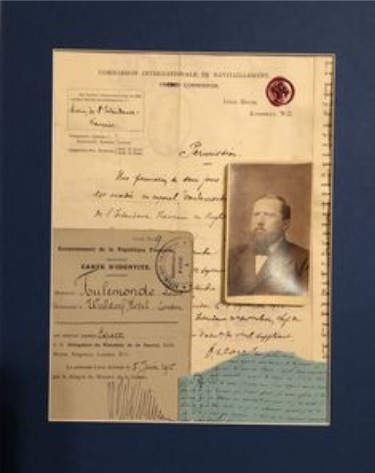
#> input picture evaluation/input/b01.jpg, 375 x 473 px
$ python page_tools_diagnostics.py
#> lines starting #> are read from the running program, lines starting #| are printed output that depends on the picture; after the words box and inside, x2 and y2 are one past the last pixel; in counts of white or black regions, pixels touching at a corner belong together
### processing/document_boundary.py
from email.mime import image

import cv2
import numpy as np

from processing.bright_document_fallback import detect_bright_document_boundary
from processing.deterministic_hough import hough_lines_p

MIN_AREA_RATIO = 0.18
MAX_AREA_RATIO = 0.98
MIN_CONFIDENCE = 0.68
MAX_CANDIDATES = 12
APPROX_EPSILON_RATIOS = (0.015, 0.02, 0.025, 0.03)
PREPARATION_REVIEW_MIN_CONFIDENCE = 0.45
PREPARATION_ALLOWED_METHODS = ("guided", "region", "bright")


def _validate_image(image):
    if image is None or not isinstance(image, np.ndarray):
        raise ValueError("Image must be a valid NumPy array.")

    if image.size == 0:
        raise ValueError("Image cannot be empty.")

    if image.dtype != np.uint8:
        raise ValueError("Only 8-bit images are supported.")

    if image.ndim == 2:
        return

    if image.ndim != 3 or image.shape[2] not in {1, 3, 4}:
        raise ValueError("Unsupported image format.")


def _to_gray(image):
    _validate_image(image)

    if image.ndim == 2:
        return image.copy()

    if image.shape[2] == 1:
        return image[:, :, 0].copy()

    if image.shape[2] == 3:
        return cv2.cvtColor(image, cv2.COLOR_BGR2GRAY)

    return cv2.cvtColor(image, cv2.COLOR_BGRA2GRAY)


# [306 lines left out: functions _order_corners, _corners_inside_image, _side_lengths, _interior_angles, _geometry_scores, _area_score and 4 more, not called in this run]


def _angle_distance(angle_a, angle_b):
    diff = abs(angle_a - angle_b) % 180.0
    return min(diff, 180.0 - diff)


# [95 lines left out: functions _line_from_segment, _intersection_of_lines, _unique_extreme_lines, _frame_contact_count, not called in this run]


def _extract_hough_document_candidate(image, gray):
    height, width = gray.shape[:2]

    image_area = float(width * height)
    diagonal = float(np.hypot(width, height))

    blurred = cv2.GaussianBlur(gray, (5, 5), 0)

    clahe = cv2.createCLAHE(clipLimit=2.0, tileGridSize=(8, 8))

    enhanced = clahe.apply(blurred)

    median_value = float(np.median(enhanced))

    lower = int(max(20, 0.55 * median_value))

    upper = int(min(255, max(lower + 30, 1.45 * median_value)))

    edges = cv2.Canny(enhanced, lower, upper)

    edges = cv2.morphologyEx(
        edges,
        cv2.MORPH_CLOSE,
        cv2.getStructuringElement(cv2.MORPH_RECT, (3, 3)),
        iterations=1,
    )

    minimum_line_length = max(40, int(diagonal * 0.14))

    maximum_line_gap = max(10, int(diagonal * 0.035))

    lines = hough_lines_p(
        edges,
        rho=1,
        theta=np.pi / 180.0,
        threshold=max(40, int(min(height, width) * 0.06)),
        min_line_length=minimum_line_length,
        max_line_gap=maximum_line_gap,
    )

    if lines is None:
        return None

    segments = []

    angle_histogram = np.zeros(36, dtype=np.float64)

    lines = np.asarray(lines, dtype=np.int32).reshape(-1, 4)

    for raw_line in lines:
        x1, y1, x2, y2 = [int(value) for value in raw_line]

        dx = float(x2 - x1)
        dy = float(y2 - y1)

        length = float(np.hypot(dx, dy))

        if length < minimum_line_length:
            continue

        angle = float(np.degrees(np.arctan2(dy, dx)) % 180.0)

        equation = _line_from_segment(x1, y1, x2, y2)

        if equation is None:
            continue

        segment = {
            "line": equation,
            "length": length,
            "angle": angle,
        }

        segments.append(segment)

        histogram_index = int(angle // 5.0) % 36

        angle_histogram[histogram_index] += length

    if len(segments) < 4:
        return None

    primary_bin = int(np.argmax(angle_histogram))

    primary_angle = primary_bin * 5.0 + 2.5

    secondary_angle = (primary_angle + 90.0) % 180.0

    angle_tolerance = 20.0

    family_a = [
        segment
        for segment in segments
        if _angle_distance(segment["angle"], primary_angle) <= angle_tolerance
    ]

    family_b = [
        segment
        for segment in segments
        if _angle_distance(segment["angle"], secondary_angle) <= angle_tolerance
    ]

    if len(family_a) < 2 or len(family_b) < 2:
        return None

    center = np.array([width / 2.0, height / 2.0], dtype=np.float64)

    a_low, a_high = _unique_extreme_lines(family_a, center, diagonal)

    b_low, b_high = _unique_extreme_lines(family_b, center, diagonal)

    if not a_low or not a_high or not b_low or not b_high:
        return None

    best_candidate = None

    for side_a1 in a_low:
        for side_a2 in a_high:
            if side_a1 is side_a2:
                continue

            for side_b1 in b_low:
                for side_b2 in b_high:
                    if side_b1 is side_b2:
                        continue

                    p1 = _intersection_of_lines(side_a1["line"], side_b1["line"])

                    p2 = _intersection_of_lines(side_a1["line"], side_b2["line"])

                    p3 = _intersection_of_lines(side_a2["line"], side_b2["line"])

                    p4 = _intersection_of_lines(side_a2["line"], side_b1["line"])

                    if any(point is None for point in (p1, p2, p3, p4)):
                        continue

                    corners = _order_corners(
                        np.array([p1, p2, p3, p4], dtype=np.float32)
                    )

                    if not _corners_inside_image(corners, width, height):
                        continue
                    frame_contacts = _frame_contact_count(corners, width, height)

                    if frame_contacts >= 3:
                        continue

                    polygon = corners.astype(np.float32)

                    if not cv2.isContourConvex(polygon.astype(np.int32)):
                        continue

                    polygon_area = abs(float(cv2.contourArea(polygon)))

                    area_ratio = polygon_area / image_area

                    if area_ratio < MIN_AREA_RATIO or area_ratio > MAX_AREA_RATIO:
                        continue

                    geometry, _ = _geometry_scores(corners, width, height)

                    if geometry is None:
                        continue

                    area_score = _area_score(area_ratio)

                    line_support = float(
                        np.clip(
                            np.mean(
                                [
                                    side_a1["length"],
                                    side_a2["length"],
                                    side_b1["length"],
                                    side_b2["length"],
                                ]
                            )
                            / diagonal,
                            0.0,
                            1.0,
                        )
                    )

                    confidence = (
                        0.30 * area_score
                        + 0.35 * geometry["angle_score"]
                        + 0.20 * geometry["side_balance_score"]
                        + 0.15 * line_support
                    )

                    margin_x = width * 0.025
                    margin_y = height * 0.025

                    touches_frame = frame_contacts > 0

                    candidate = {
                        "corners": corners,
                        "confidence": float(np.clip(confidence, 0.0, 1.0)),
                        "area_ratio": float(area_ratio),
                        "touches_frame": touches_frame,
                    }

                    candidate = _rank_boundary_candidate(image, candidate)

                    if (
                        best_candidate is None
                        or candidate["final_score"] > best_candidate["final_score"]
                    ):
                        best_candidate = candidate

    return best_candidate


# [685 lines left out: functions _extract_region_document_candidates, _extract_guided_region_candidate, detect_document_boundary, _edge_support_for_corners, _downscale_support_stability, _preparation_area_score and 2 more, not called in this run]


def detect_preparation_boundary(image):
    """Select a Preparation boundary from Guided, Region and Bright candidates.

    Guided remains the first path. Region and Bright are evaluated lazily only
    when the preceding result is not strong enough. Every candidate is then
    normalized through the same geometry/edge/contrast/stability score.
    """
    gray = _to_gray(image)

    height, width = gray.shape[:2]
    if width < 80 or height < 80:
        candidates = {
            method: _preparation_candidate_payload(image, method, None)
            for method in PREPARATION_ALLOWED_METHODS
        }
        return {
            "detected": False,
            "status": "reject",
            "method_used": None,
            "corners": [],
            "confidence": 0.0,
            "final_score": 0.0,
            "area_ratio": 0.0,
            "edge_support": 0.0,
            "candidates": candidates,
            "allowed_methods": list(PREPARATION_ALLOWED_METHODS),
            "reason": "rejected: image is too small for Preparation boundary detection",
        }

    hough_seed = _extract_hough_document_candidate(image, gray)
    guided_candidate = _extract_guided_region_candidate(image, hough_seed)
    guided = _preparation_candidate_payload(image, "guided", guided_candidate)

    region = _not_run_preparation_candidate(
        "region", "skipped: Guided/Bright produced a strong candidate"
    )
    bright = _not_run_preparation_candidate(
        "bright", "skipped: Guided was already strong"
    )

    guided_strong = (
        guided["status"] == "accept_automatic"
        and guided["confidence"] >= 0.76
        and guided.get("stability_score", 0.0) >= 0.58
    )

    if not guided_strong:
        bright_candidate = detect_bright_document_boundary(image)
        bright = _preparation_candidate_payload(image, "bright", bright_candidate)

    bright_strong = (
        bright["status"] == "accept_automatic"
        and bright.get("stability_score", 0.0) >= 0.42
    )

    if not guided_strong and not bright_strong:
        region_candidates = _extract_region_document_candidates(image, gray)
        region_candidate = region_candidates[0] if region_candidates else None
        region = _preparation_candidate_payload(image, "region", region_candidate)

    candidates = {
        "guided": guided,
        "region": region,
        "bright": bright,
    }

    usable = [
        item for item in candidates.values()
        if item["status"] in {"accept_automatic", "review_required"}
    ]

    if usable:
        selected = max(
            usable,
            key=lambda item: (
                1 if item["status"] == "accept_automatic" else 0,
                item["confidence"],
                item.get("edge_support", 0.0),
            ),
        )
        return {
            **selected,
            "candidates": candidates,
            "allowed_methods": list(PREPARATION_ALLOWED_METHODS),
        }

    diagnostics = [
        item for item in candidates.values()
        if item["status"] != "not_run" and item.get("corners")
    ]
    diagnostic = max(diagnostics, key=lambda item: item["confidence"], default=None)

    return {
        "detected": False,
        "status": "reject",
        "method_used": diagnostic.get("method_used") if diagnostic else None,
        "corners": diagnostic.get("corners", []) if diagnostic else [],
        "confidence": diagnostic.get("confidence", 0.0) if diagnostic else 0.0,
        "final_score": diagnostic.get("final_score", 0.0) if diagnostic else 0.0,
        "area_ratio": diagnostic.get("area_ratio", 0.0) if diagnostic else 0.0,
        "edge_support": diagnostic.get("edge_support", 0.0) if diagnostic else 0.0,
        "candidates": candidates,
        "allowed_methods": list(PREPARATION_ALLOWED_METHODS),
        "reason": "rejected: no candidate passed the unified review-quality floor",
    }

### tools/page_tools_diagnostics.py
from pathlib import Path
import json
import cv2

from processing.document_boundary import detect_preparation_boundary
from processing.bright_document_fallback import detect_bright_document_boundary
from processing.preparation_pipeline import prepare_document
from processing.preparation_verification import verify_preparation
from processing.skew_detector import detect_skew

ROOT = Path(__file__).resolve().parents[1]
INPUT = ROOT / "evaluation" / "input"

CASES = [
    "b01.jpg",
    "b02.jpg",
    "check/c04.jpg",
    "check/c05.jpg",
    "check/c06.jpg",
    "check/c08.jpg",
]

def compact_boundary(value):
    if not isinstance(value, dict):
        return value
    keys = (
        "detected", "status", "method_used", "confidence", "final_score",
        "area_ratio", "edge_support", "corners", "frame_clearance_ratio",
        "automatic_crop_eligible", "automatic_crop_reason", "reason",
        "fallback_used",
    )
    return {key: value.get(key) for key in keys if key in value}

for name in CASES:
    image = cv2.imread(str(INPUT / name), cv2.IMREAD_COLOR)
#> image is the input picture: shape (473, 375, 3); mean B, G, R 98.9, 115, 127.9
    if image is None:
        print(name, "MISSING")
        continue

    prep_boundary = detect_preparation_boundary(image)
#> in _to_gray, `return cv2.cvtColor(image, cv2.COLOR_BGR2GRAY)`:
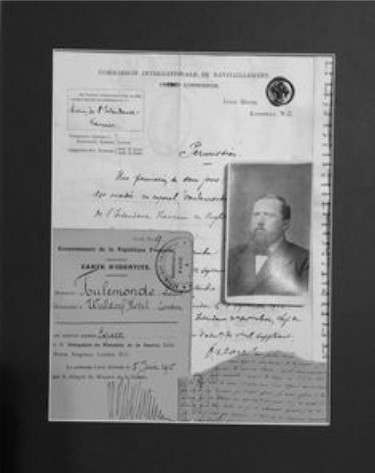
#> returned value: shape (473, 375); min 6, max 231, mean 117.1
#> in _extract_hough_document_candidate, `enhanced = clahe.apply(blurred)`:
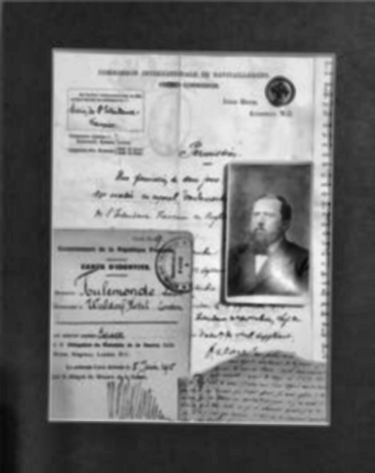
#> enhanced: shape (473, 375); min 8, max 249, mean 118.1
#> in _extract_hough_document_candidate, `median_value = float(np.median(enhanced))`: median_value = 117
#> in _extract_hough_document_candidate, `lower = int(max(20, 0.55 * median_value))`: lower = 64
#> in _extract_hough_document_candidate, `upper = int(min(255, max(lower + 30, 1.45 * median_value)))`: upper = 169
#> in _extract_hough_document_candidate, `edges = cv2.Canny(enhanced, lower, upper)`:
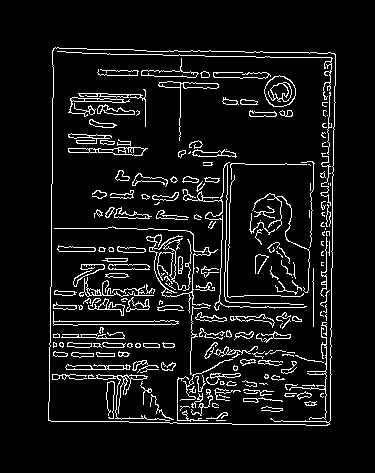
#> edges: shape (473, 375); 7.7% white in thin lines or dots, all inside (x1, y1, x2, y2) = (48, 47, 336, 426)
#> in _extract_hough_document_candidate, `edges = cv2.morphologyEx( edges, cv2.MORPH_CLOSE, cv2.getStructuringEl..`:
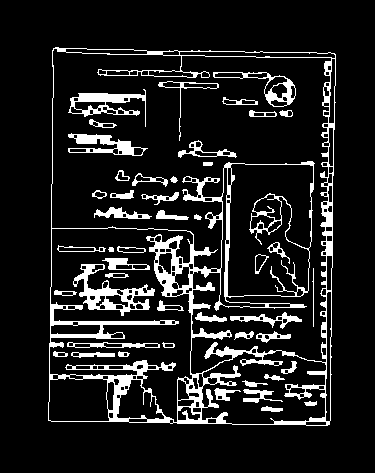
#> edges: shape (473, 375); 11.9% white; 47 white regions, largest, box (x1, y1, x2, y2) and area: (48, 47, 336, 426) 12691, (73, 264, 155, 316) 1280, (68, 89, 146, 127) 891
#> (the run stopped early here; a loop or call above may not have finished)
